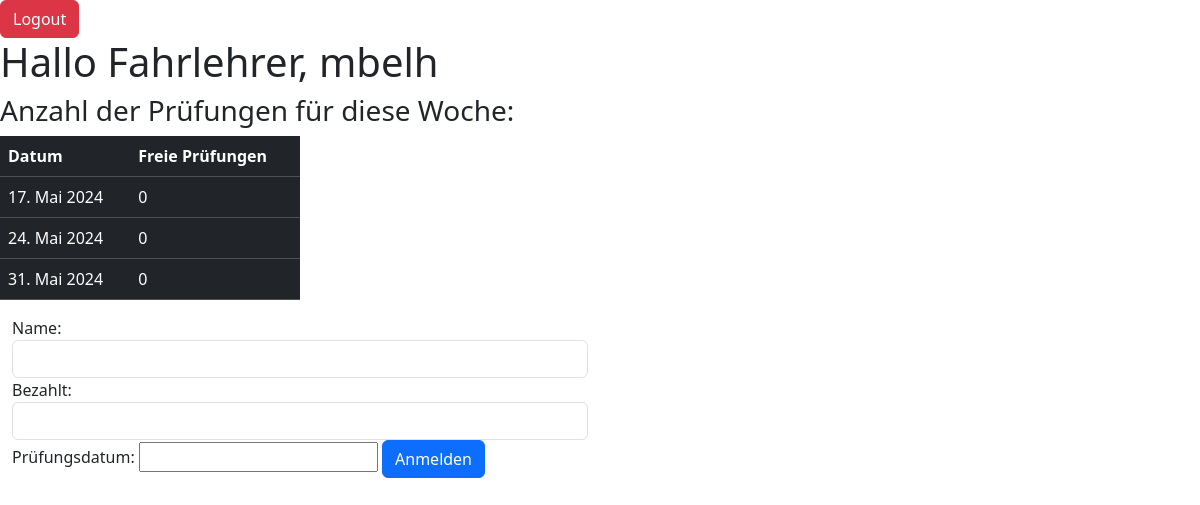
Before: /home/ (signed in) with the older database file.
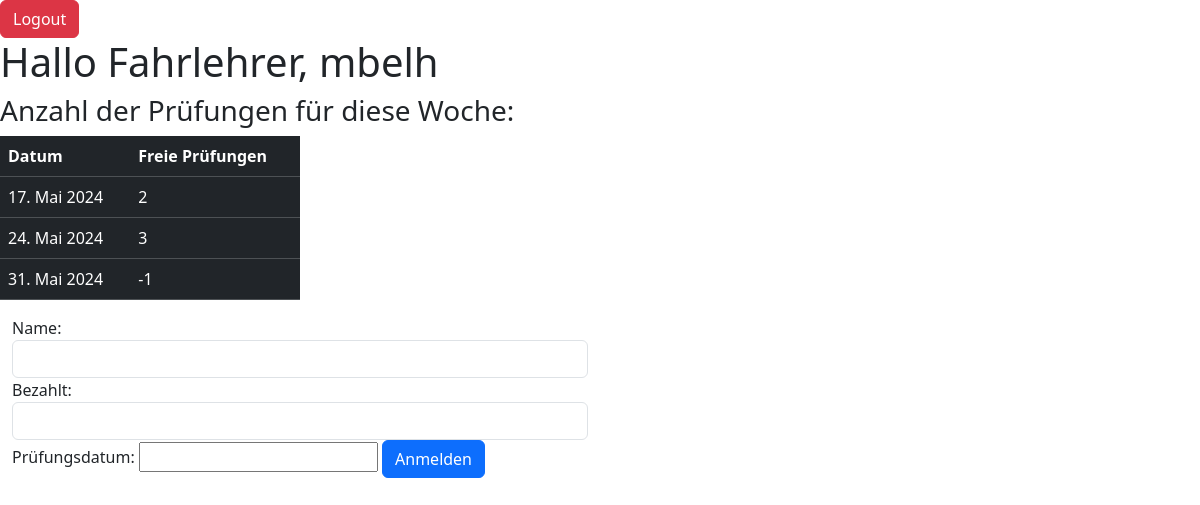
After: the same page with the newer database file.
### fahrschulemanager_fullstack/models.py (models this page shows, shortened)
class Events(models.Model):
    date=models.DateField(blank=False, null=False)
    text_event=models.BigIntegerField(null=False, blank=False)

### fahrschulemanager_fullstack/views.py (the view, shortened to what this page needs)
# urls.py: 2. Add a URL to urlpatterns:  path('', views.home, name='home')
def home(request):
    form = Pruefung()
    pruefung = Events.objects.all()
    anzahl_prf = Events.objects.values_list("text_event", flat=True)
    prueflinge = Prüflinge.objects.all()
    prfl = []
    for i in prueflinge:
        prfl.append(i.name)
    if request.method == "POST" and 'logout' in request.POST:
        logout(request)
        return redirect("/")
    if request.method == "POST" and 'logout' in request.POST:
        logout(request)
        render(request, 'loginregister.html')
    context = {
        "pruefung": pruefung,
        "form": form
        }
    return render(request, "home.html", context)

### fahrschulemanager_fullstack/forms.py
class Pruefung(forms.ModelForm):
    class Meta:
        model = Prüflinge
        fields = "__all__"
        widgets = {
            "name": forms.TextInput(attrs={'class': 'form-control'}),
            "bezahlt": forms.TextInput(attrs={'class': 'form-control'}),
            "prüfungsdatum": forms.DateInput(format='%d.%m.%Y')
        }

### fahrschulemanager_fullstack/templates/home.html (shortened to what this page needs)
<!DOCTYPE html>
<html lang="en">
    {%load static%}
<head>
    <link href="https://cdn.jsdelivr.net/npm/bootstrap@5.3.3/dist/css/bootstrap.min.css" rel="stylesheet">
</head>
<body>
{% if user.is_authenticated %}
    <div class="col-12 col-sm-6">
        <div class="logo-container">
            <div>
                <form action="" method="post">
                    <button class="btn btn-danger" type="submit" name="logout">Logout</button>
                </form>
            </div>
            <h1> Hallo Fahrlehrer, {{user.username}}</h1>
            <h3> Anzahl der Prüfungen für diese Woche:</h3>
            <div class="col-md-6">
                    <table class="table table-dark">
                        <tr>
                            <th scope="col">Datum</th>
                            <th scope="col">Freie Prüfungen</th>
                        </tr>
                        {% for item in pruefung %}
                        <tr>
                            <td>{{ item.date }}</td>
                            <td>{{ item.text_event }}</td>
                        </tr>
                        {% endfor %}
                    </table>
            </div>
        </div>
    <div class="container">
        <form action="" id="form" method="POST">
             <span>Name</span>: {{form.name}}
            <span>Bezahlt</span>: {{form.bezahlt}}
            <span>Prüfungsdatum</span>: {{form.prüfungsdatum}}
            <button type="submit" class="btn btn-primary" name="anmelden">Anmelden</button>
        </form>
    </div>
    {% else %}
    <div>
        <h1>Kein Zugriff oder bist Abgemeldet</h1>
        <a href="/">Zurück zum Login</a>
    </div>
</div>
{% endif %}
</body>
</body>
</html>

Changed rows visible on the page:
changed Events "17. Mai 2024": text_event "0" → "2"
changed Events "24. Mai 2024": text_event "0" → "3"
changed Events "31. Mai 2024": text_event "0" → "-1"
